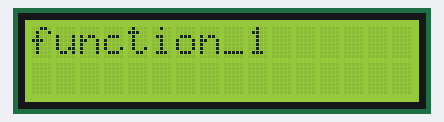
Bench run of a sketch on a simulated Arduino Uno, built with avr-gcc and run on an emulated ATmega328P. On the bench: 16×2 character LCD. At 16.8 s the program stops and its outputs stay as they are.

Above: at 0.1 s.
At 7.1 s:
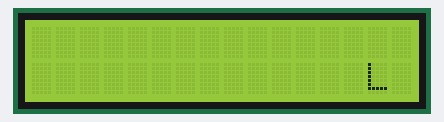
At 13.6 s:
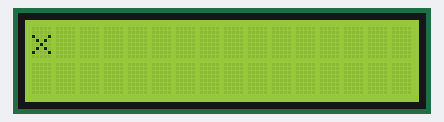
At 14.4 s:
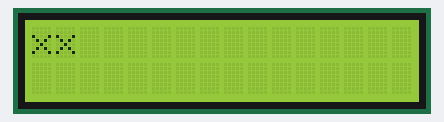
At 15.1 s:
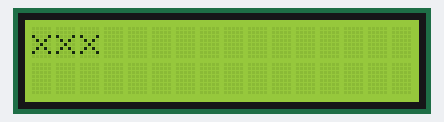
At 15.9 s:
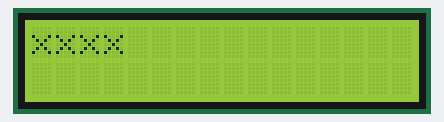

Measured:
- what the display in image 1 shows lasts 0.5 s, from 7.1 s to 7.6 s
- what the display in image 2 shows lasts 0.7 s, from 13.6 s to 14.3 s

The sketch:

LCD_Shifted_Text.ino
```cpp
#include <LiquidCrystal.h>
const int t = 3000;

LiquidCrystal lcd( 12, 11, 5, 4, 3, 2 );    // Rs E d4 d5 d6 d7

void function(){
    for( int k=0; k<5; k++ ){
        lcd.setCursor( k,0 );
        delay( 500 );
        lcd.print("x");
        delay( 250 );
    }
    lcd.clear();
}

void setup(){
    Serial.begin( 9600 );
    lcd.begin( 16, 2 );                    // 2 x 16  col x row
 }

void loop(){

    lcd.print("function_1");
    delay( 1000 );
    lcd.clear();

    lcd.print("R");
    //delay( 500 );
    for( int k=0; k<10; k++ ){
          lcd.scrollDisplayRight( );
          delay( 500 );
    }
    lcd.clear();

    lcd.print("function_2");
    delay( 1000 );
    lcd.clear();

    lcd.setCursor( 15,1 );
    lcd.print("L");
    //delay( 500 );
    for( int k=0; k<10; k++ ){
          lcd.scrollDisplayLeft( );
          delay( 500 );
    }
    lcd.clear();

    lcd.print("function_3");
    delay( 1000 );
    lcd.clear();

    function();

    while(1);
}
```
